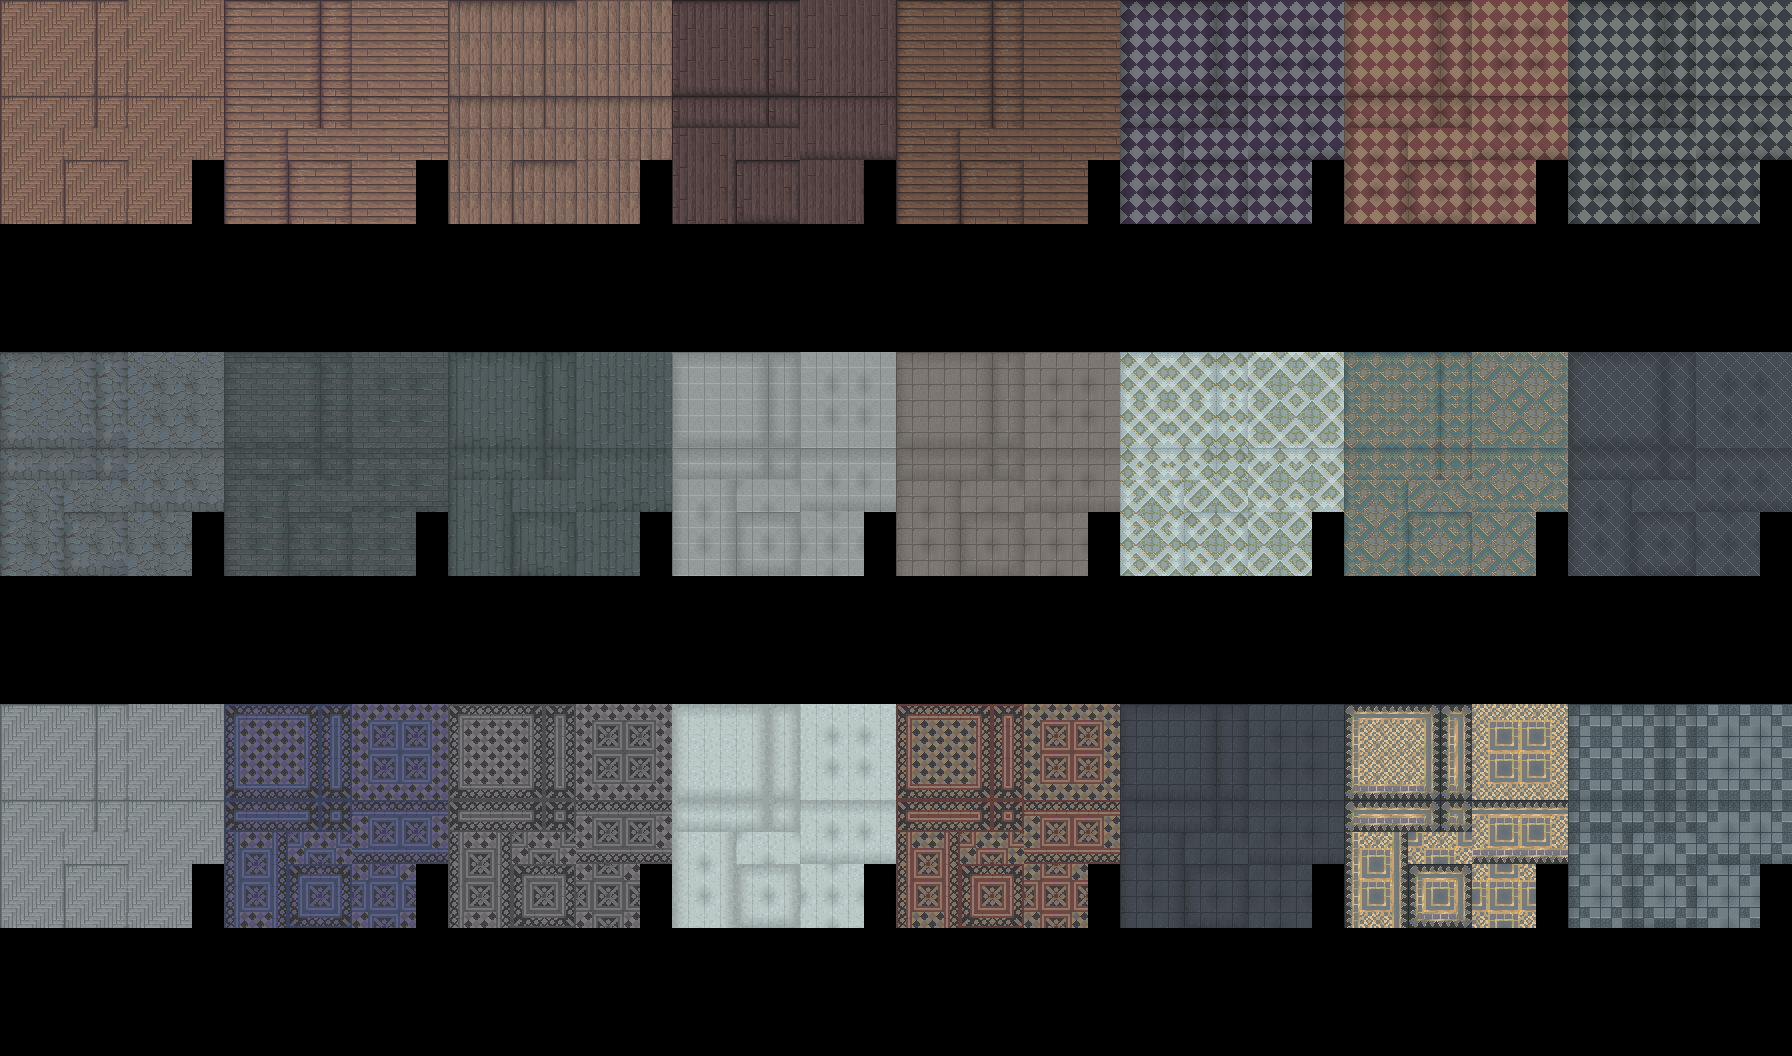

Rendered tile map (Tiled .tmx) drawn with the repository's tilesets; below, a short description and the map source with its tile grids summarised:
An orthogonal 112x66 tile map with 16x16 px tiles, 1 tile layer (Fantasy_Inside_A4_32px Subtiles Expanded).

<map version="1.10" tiledversion="1.11.2" orientation="orthogonal" renderorder="right-down" width="112" height="66" tilewidth="16" tileheight="16" infinite="0" nextlayerid="2" nextobjectid="1">
 <tileset firstgid="1" name="Fantasy_Inside_A4_32px Subtiles" tilewidth="16" tileheight="16" tilecount="960" columns="32">
  <grid orientation="orthogonal" width="0" height="0" />
  <image source="Fantasy_Inside_A4_32px.png" width="512" height="480" />
 </tileset>
 <layer id="1" name="Fantasy_Inside_A4_32px Subtiles Expanded" width="112" height="66">
  <data>[7392 cells, 6048 non-empty, 864 distinct tile ids]</data>
 </layer>
</map>
